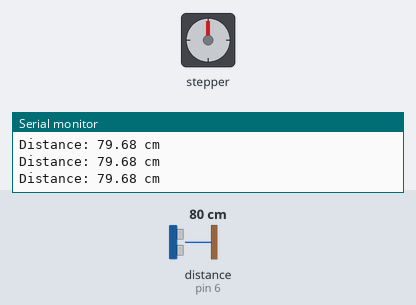
A sketch run on a simulated Arduino Uno, built with avr-gcc and run on an emulated ATmega328P. Shown: stepper motor, the last lines printed to the serial monitor. Wiring (inferred from the names in the program): ultrasonic range finder: trigger pin 7; echo pin 6. The test bench sets the inputs (shaded band); at power-on: distance to the obstacle (sensor on pin 6) 80 cm. The echo pulse lasts 58.3 µs per cm; stepper angles assume 2038 steps per turn.

Above: at 4.8 s.
4.9 s: distance to the obstacle (sensor on pin 6) set to 12 cm
6.4 s: distance to the obstacle (sensor on pin 6) set to 9 cm
At 6.9 s:
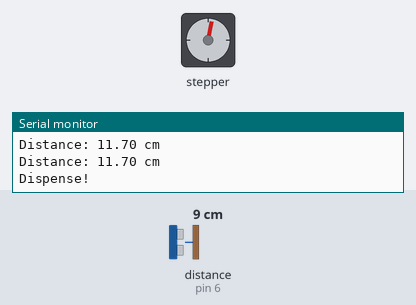
At 7.53 s:
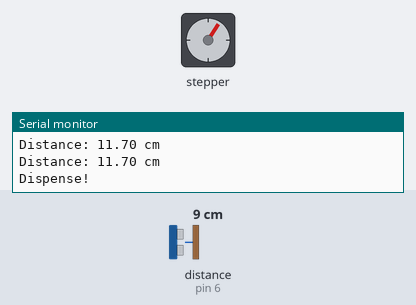
Timing chart, 0 to 24.4 s (numbered marks = the images above; inputs shaded):
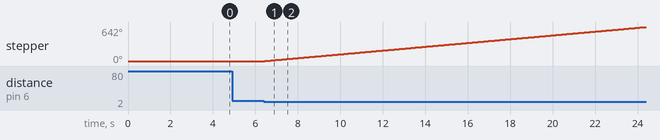

Measured:
- the behaviour switches between 11 and 10 cm on distance to the obstacle (sensor on pin 6) (found by bisection; images 0 and 1)
- after the input at 6.4 s, stepper: keeps turning clockwise at about 36°/s, starting after 0.05 s

The sketch:

Auto_Hand_Sanitizer_Dispenser.ino
```cpp
#include <Stepper.h>
#define STEPS 2038 // the number of steps in one revolution of your motor (28BYJ-48)
Stepper stepper(STEPS, 8, 10, 9, 11);
int trig = 7;//digital pin for the trigger on the ultrasonic sensor, the one that sends out the signal
int echo = 6; //digital pin for echo on the ultrasonic sensor that receives the signal from the trigger pin of the ultra sonic sensor
float duration, distance; //duration is how long it takes for the trigger signal to bounce off object and return to the echo receiver of the ultrasonic sensor
//we will use duration to calculate the distance. these are float values beacause we want more precise values
int initFlag = 0;//When the ultrasonic sensor first starts up, it needs some callibration time -- as in the distance reading may be wrong the first few executions

void setup() {
  pinMode(trig, OUTPUT);
  pinMode(echo, INPUT);
  Serial.begin(9600);
}

void loop() {
  digitalWrite(trig, LOW);//making sure that the trigger pin is low (has not sent a signal)
  delayMicroseconds(2);//waiting 2 microseconds to give time for the ultrasonic sensore to transition to a low
  digitalWrite(trig, HIGH);//writing a HIGH causes the trigger pin to send an ultrasonic wave out to be bounced off of an object a certain distance away
  delayMicroseconds(10);//keep it HIGH for 10 microsenconds to make sure the signal properly propagates
  digitalWrite(trig, LOW);//turn off the ultrasonic emitter

  duration = pulseIn(echo, HIGH); //duration is measured in microseconds
  /* pulseIn listens in on the echo pin number, waiting for it to turn HIGH. when it turns high it activates a timer that goes until
   * the echo pin becomes a LOW again. The echo pin goes HIGH when the trigger pin goes LOW, and the echo pin only goes LOW again until the trigger wave is received
   * by the echo pin. Basically PulseIn measures the time it takes for the echo pin to receive the reflected wave of the trigger pin, and loads it into duration
   */
  distance = (duration*.0343)/2; //time * speed = distance. the speed of sound is 0.0343 cm/microsecond. We divide by 2 because the signal bounces off and travels back

  if(distance < 10 && initFlag == 1){//the initFlag must be a 1 in order for this loop to be accessed. Line 38 sets that condition
    Serial.print("Dispense!");//these two lines are for debugging purposes only, it lets us know if we have entered this loop!
    Serial.print('\n');
    dispense();//this is a function we defined just outside of the loop, it activates the servos to dispense hand sanitizer
  }

  distanceLog();//this is a function we defined just outside of the loop. It's for debugging only, it gives us the ultrasonic sensor's distance readings

  while(initFlag == 0){//we start off with the flag being set to 0, so that the 1st time this code executes it won't falsely dispense
    delay(4000);//we will wait 4 seconds, which was chosen arbitrarily
    initFlag = 1; //the flag is set! now this while loop will be ignored and the dispensor will trigger
  }
}
void dispense(){
  stepper.setSpeed(6); // 6 rpm
  stepper.step(6114); // do 6114 steps
  delay(1000); // wait for one second
  stepper.setSpeed(6); // 6 rpm
  stepper.step(-6114); // do 6114 steps in the other direction with faster speed
}
void distanceLog(){//this function prints out the current distance of the ultrasonic sensor!
  Serial.print("Distance: ");
  Serial.print(distance);
  Serial.print(" cm");
  Serial.print('\t');
  Serial.print('\n');
}
//Justin Francisco
/***********************Acknowledgements**************************************
 * Stepper motor code was borrowed from Helen at: https://www.seeedstudio.com/blog/2019/03/04/driving-a-28byj-48-stepper-motor-with-a-uln2003-driver-board-and-arduino/
 * Ultrasonic sensor code borrowed from Isaac at: https://create.arduino.cc/projecthub/Isaac100/getting-started-with-the-hc-sr04-ultrasonic-sensor-036380
 */
```
